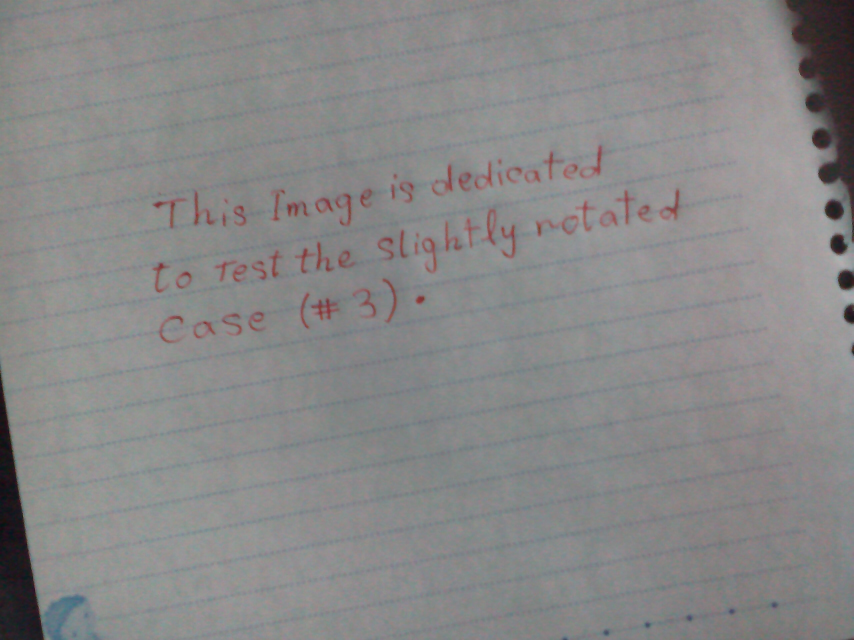
%> input picture Case.3.3.jpg, 2560 x 1920 px (shown at 1/3 size)
$ octave --eval "result = main;"   (GNU Octave 9; MATLAB toolbox functions it lacks are replaced by stand-ins)
%> lines starting %> are read from the running program, lines starting %| are printed output that depends on the picture; in (x1, y1, x2, y2) boxes, pixels count from 0 and x2, y2 are one past the last pixel; in counts of white or black regions, pixels touching at a corner belong together; the program's own positions count from 1
### preprocess.m
function [output1,output2] = preprocess(image)
  filled = imfill(image);
  image = filled - image;
  image = im2bw(image,graythresh(image));
  LM = labelmatrix(bwconncomp(image));
  output1 = LM;
  output2 = image;
endfunction

### linecount.m
function output = linecount(image, angle)
  [w,h] = size(image);
  se = strel('line',w,angle);
  image = imdilate(image, se);
  [image,num] = bwlabel(image);
  imshow(image);
  output= num;
endfunction

### wordcount.m
function output=wordcount(image,threshold)
  [w,h,~]=size(image);
  se=strel('disk',threshold,0);
  image=imdilate(image,se);
  [image,num]=bwlabel(image);
  output = num;
endfunction

### areafilter.m
function output = areafilter(area_values,threshold)
  min_area = 50000;
  len = length(area_values);
  for(i=1:length(area_values))
    area_measure = area_values(i).Area;
    min_area= min(min_area, area_measure);
  end
  for(i=1:length(area_values))
    area_measure = area_values(i).Area;
    if(area_measure <= min_area + threshold)
      len = len-1;
    end
   end
  output = len;
  endfunction

### main.m
function output = main()
  pkg load image;
  r_img = imread('Case.3.3.jpg');
  img = r_img;
  img = rgb2gray(img);
  ## CASE3.3.2 HANDELER
  width = 1920;
  height = 1300;
  [imW, imH] = size(img);
%> imW = 1920; imH = 2560
  left = (imH /2) - (width/2);
%> left = 320
  top = (imW /2) - (height/2);
%> top = 310
  img = imcrop(img, [left top width height]);
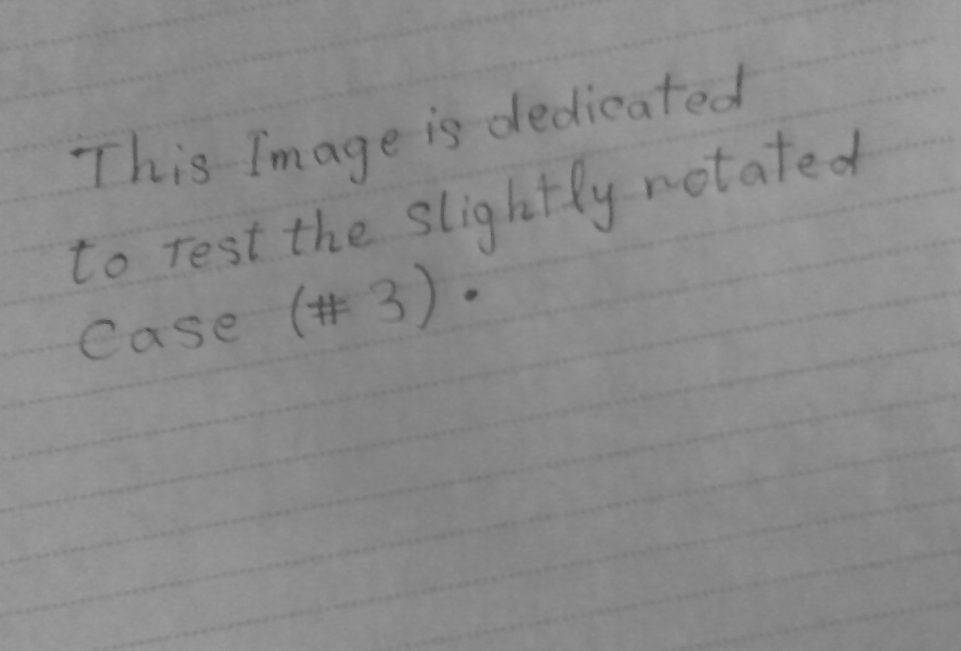
%> img: size 1301x1921 uint8 (shown at 1/2 size); min 59, max 163, mean 138.1
  ## CASE3 END HANDELR
  [LM,img]=preprocess(img);
%> in preprocess, `image = im2bw(image,graythresh(image));`:
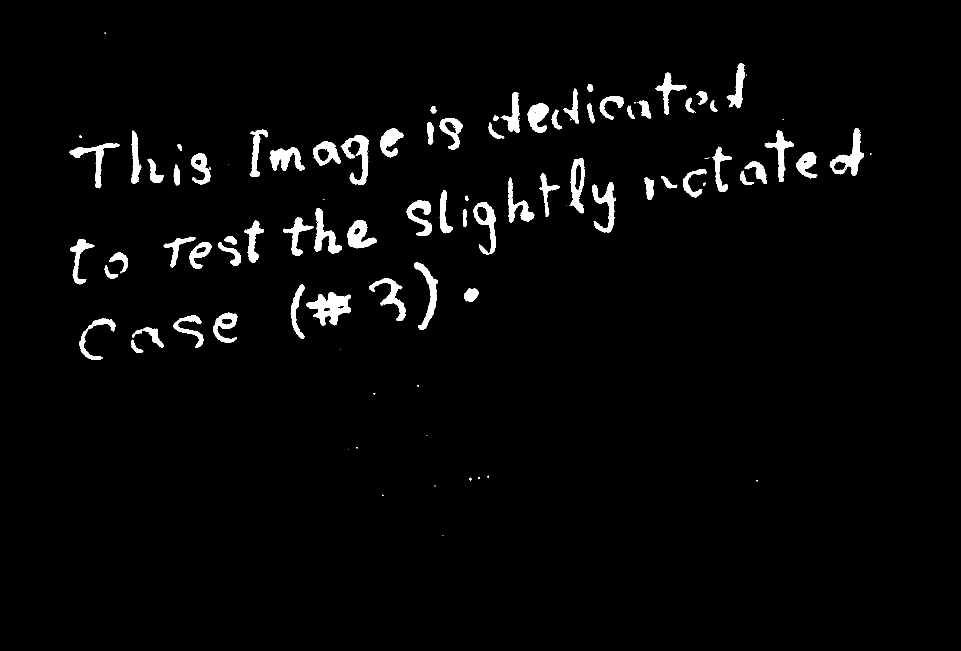
%> image: size 1301x1921 logical (shown at 1/2 size); 2.8% white; 107 white regions (36 under 20 px)
%> in preprocess, `LM = labelmatrix(bwconncomp(image));`:
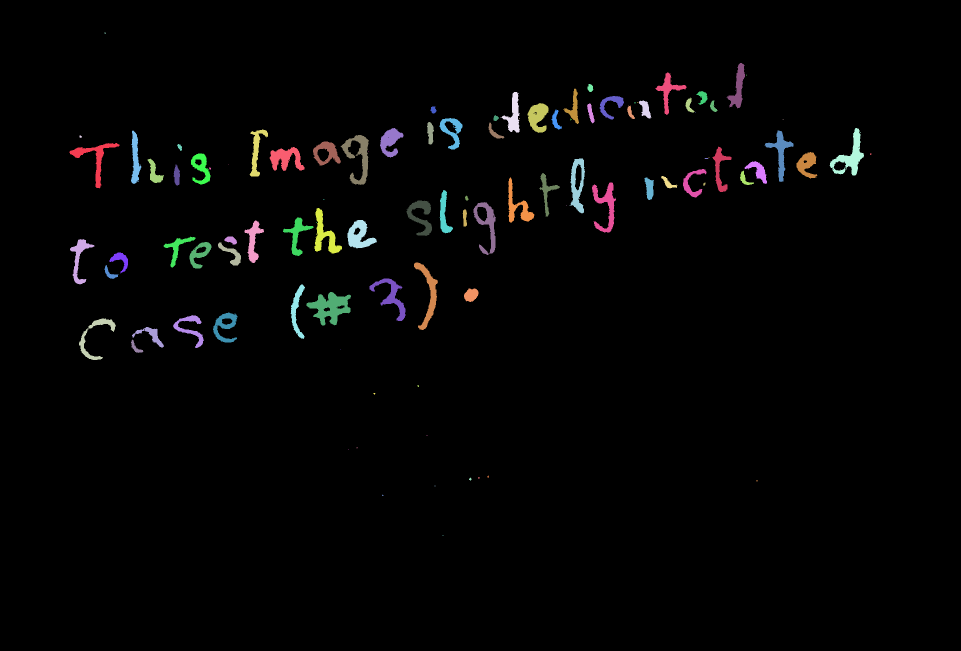
%> LM: size 1301x1921 uint8 (shown at 1/2 size); 108 distinct labels, from 0 to 107; one colour per label, 0 black
  Boxes = regionprops(LM, 'BoundingBox');
%> Boxes = 107 regions; largest, box (x1, y1, x2, y2): (139, 286, 239, 377), (1659, 256, 1728, 351), (828, 525, 876, 660), (158, 637, 232, 720), (739, 557, 811, 642)
  Areas = regionprops(LM , 'Area');
%> Areas = 107 regions; largest, Area: 3061, 2214, 2162, 1883, 1873
  ##IT'S JUST HELPER FUNCTION## show_boundaries(img, Boxes, Areas);
  fprintf('Lines count %i \n',linecount(img,316));
%> in linecount, `image = imdilate(image, se);`:
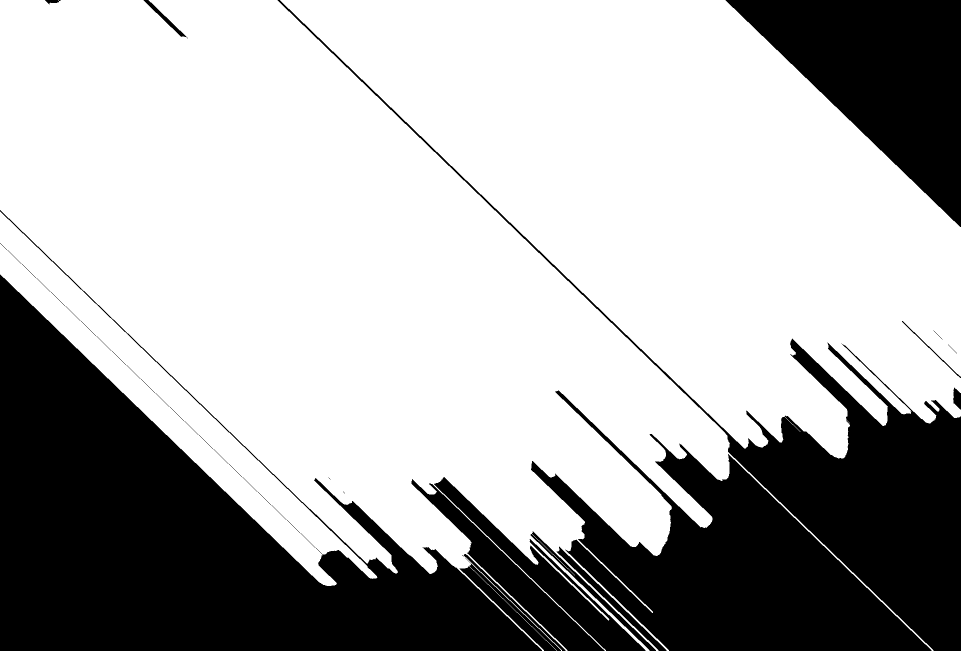
%> image: size 1301x1921 logical (shown at 1/2 size); 67.8% white; 41 black regions (6 under 20 px), largest, box (x1, y1, x2, y2) and area: (0, 420, 1084, 1301) 352705, (1062, 781, 1863, 1301) 152529, (555, 0, 1921, 1301) 137146
%> in linecount, `[image,num] = bwlabel(image);`:
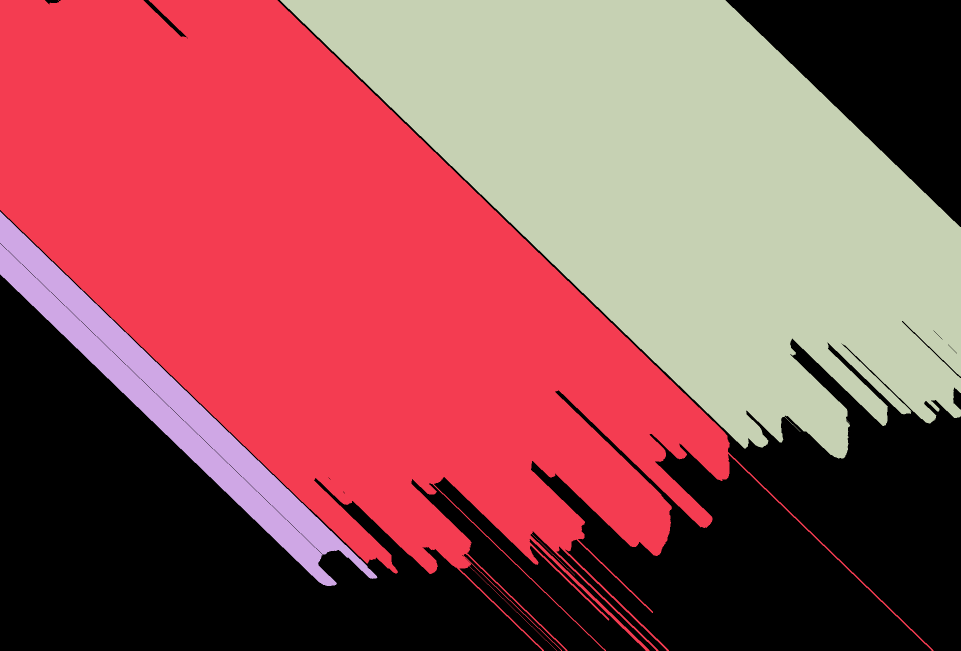
%> image: size 1301x1921 double (shown at 1/2 size); 4 distinct labels, from 0 to 3; one colour per label, 0 black
%> in linecount, `[image,num] = bwlabel(image);`: num = 3
%| Lines count 3
  fprintf('Words count %i \n',wordcount(img,35));
%> in wordcount, `image=imdilate(image,se);`:
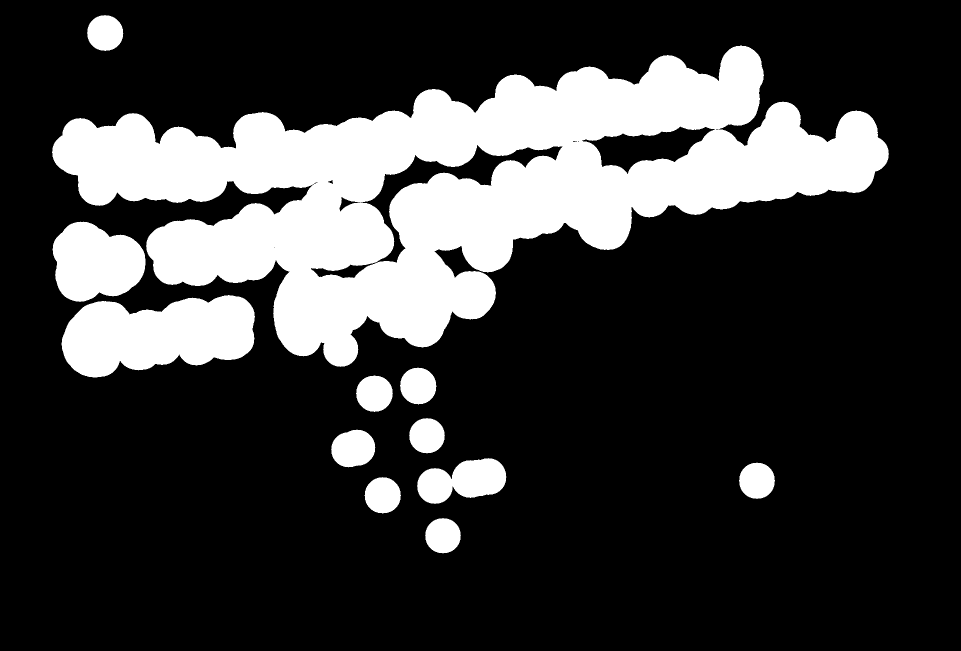
%> image: size 1301x1921 logical (shown at 1/2 size); 22.8% white; 12 white regions, largest, box (x1, y1, x2, y2) and area: (104, 91, 1778, 734) 457737, (123, 590, 510, 755) 46197, (105, 443, 291, 604) 22270
%> in wordcount, `[image,num]=bwlabel(image);`:
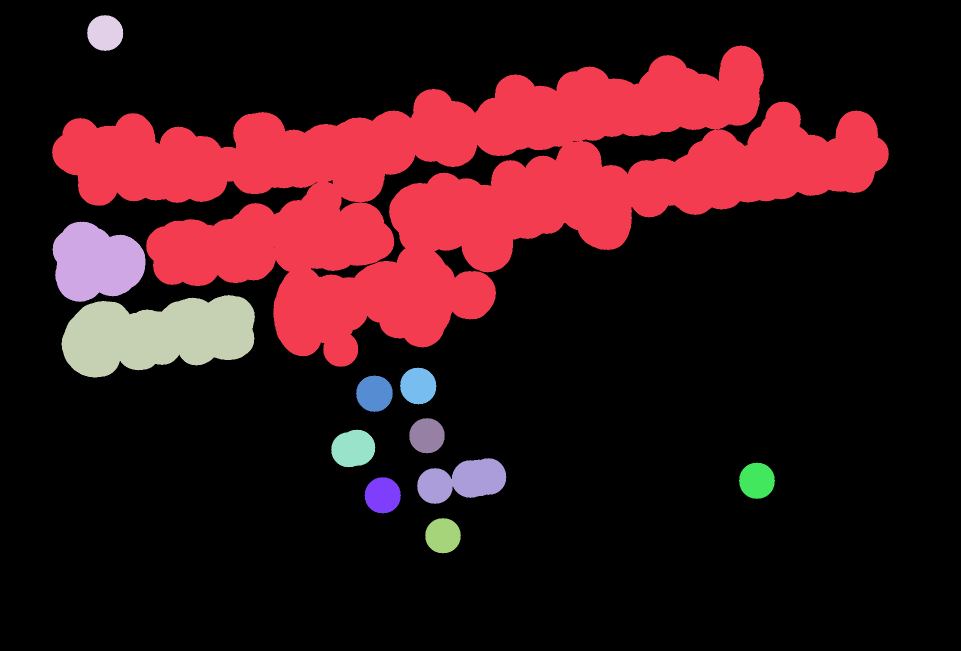
%> image: size 1301x1921 double (shown at 1/2 size); 13 distinct labels, from 0 to 12; one colour per label, 0 black
%> in wordcount, `[image,num]=bwlabel(image);`: num = 12
%| Words count 12
  fprintf('Charchters count %i \n',areafilter(Areas, 320));
%> in areafilter, `len = length(area_values);`: len = 107
%> the loop in areafilter, `for(i=1:length(area_values))` made 107 passes
%> (area_measure, min_area) on passes 1 to 3: (1796, 1796), (1297, 1297), (1267, 1267)
%> the loop in areafilter, `for(i=1:length(area_values))` made 107 passes
%> (area_measure, len) on passes 6, 9, 15, 23, 51, 56, 58, 59: (268, 104), (225, 103), (80, 102), (260, 98), (124, 85), (222, 82), (48, 81), (20, 80)
%> area_measure on passes 1, 2, 3, 7, 8, 10: 1796, 1297, 1267, 600, 1192, 732
%> after the loop in areafilter, `for(i=1:length(area_values))`: len = 53
%| Charchters count 53

endfunction
%> (the run ends here)

$ run again, with Case.2.1.jpg copied over Case.3.3.jpg
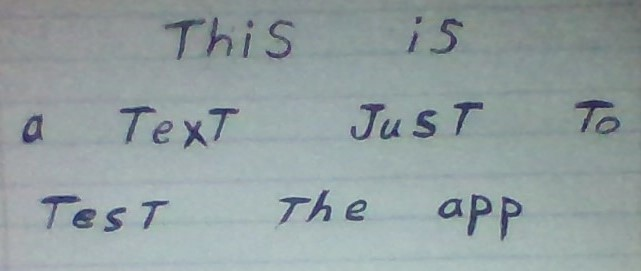
%> input picture Case.2.1.jpg, 641 x 271 px
%> in main, r_img is the input picture: size 271x641x3 uint8; mean R, G, B 147.1, 159.3, 160.7
%> LM: size 271x641 uint8; 31 distinct labels, from 0 to 30
%> Boxes = 30 regions; largest, box (x1, y1, x2, y2): (165, 20, 205, 60), (120, 106, 156, 144), (41, 196, 81, 229), (351, 104, 385, 140), (576, 100, 614, 132)
%> Areas = 30 regions; largest, Area: 413, 374, 370, 355, 350
%> num = 3
%| Lines count 3
%> in wordcount, `[image,num]=bwlabel(image);`:
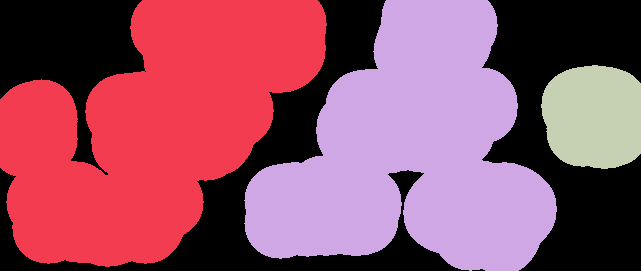
%> image: size 271x641 double; 4 distinct labels, from 0 to 3; one colour per label, 0 black
%| Words count 3
%> in areafilter, `len = length(area_values);`: len = 30
%> the loop in areafilter, `for(i=1:length(area_values))` made 30 passes
%> (area_measure, min_area) on passes 1 to 8: (343, 343), (355, 343), (326, 326), (263, 263), (331, 263), (227, 227), (213, 213), (326, 213)
%> the loop in areafilter, `for(i=1:length(area_values))` made 30 passes
%> (area_measure, len) on passes 3, 4, 6, 7, 8, 9, 10, 11: (326, 29), (263, 28), (227, 27), (213, 26), (326, 25), (295, 24), (281, 23), (286, 22)
%> in areafilter, `output = len;`: output = 8
%| Charchters count 8
